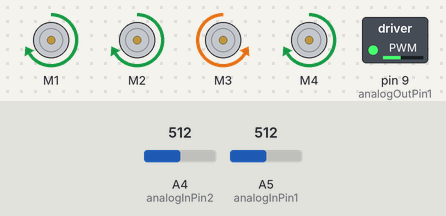
Bench run of a sketch on a simulated Arduino Uno, built with avr-gcc and run on an emulated ATmega328P. Shown: 4 × DC motor (green arrow = forward, orange = backward, longer = faster), switched loads named in the sketch (green lamp = pin HIGH). Inputs (shaded band) come from the test bench; at power-on: A4 (analogInPin2) = 512, A5 (analogInPin1) = 512.

Above: at 1.2 s.
1.3 s: A4 (analogInPin2) set to 716
At 1.7 s:
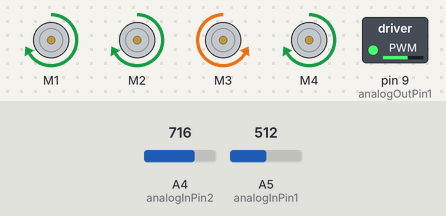
2.8 s: A5 (analogInPin1) set to 185
4.3 s: A5 (analogInPin1) set to 159
At 5.3 s:
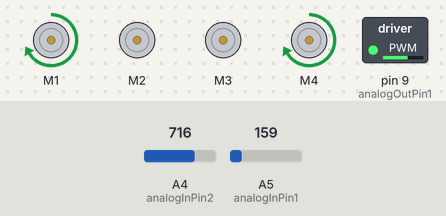
5.8 s: A4 (analogInPin2) set to 900
At 6.6 s:
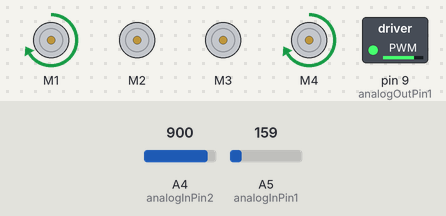
7.3 s: A5 (analogInPin1) set to 306
At 7.7 s:
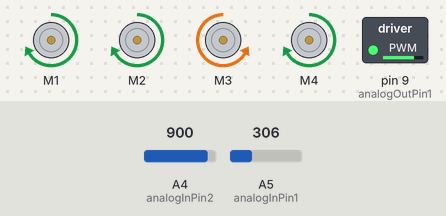
8.8 s: A4 (analogInPin2) set to 122
At 9.3 s:
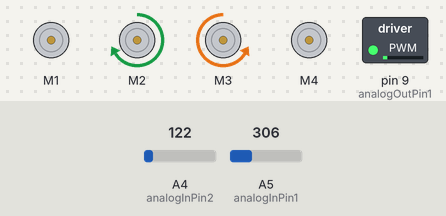
Timing chart, 0 to 11.3 s (numbered marks = the images above; inputs shaded):
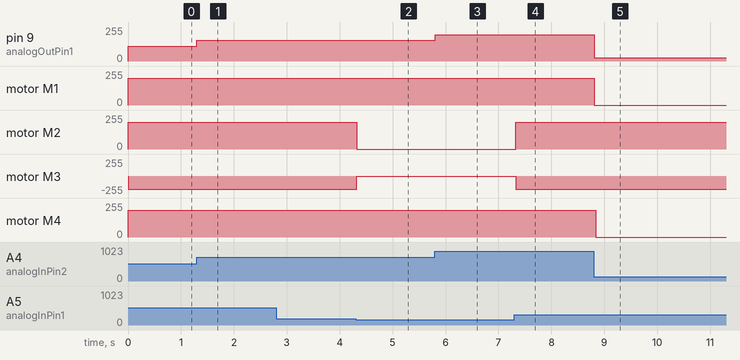

The sketch:

LeftRightMotor.ino
```cpp
#include <AFMotor.h>

AF_DCMotor motor1(1);
AF_DCMotor motor2(2);
AF_DCMotor motor3(3);
AF_DCMotor motor4(4);

const int analogInPin1 = A5;
const int analogOutPin1 = 9;
const int analogInPin2 = A4;
const int analogOutPin2 = 9;

int sensorValue1= 0;
int outputValue1= 0;
int sensorValue2= 0;
int outputValue2= 0;

void setup() {
  Serial.begin(9600);

  motor1.setSpeed(200);
  motor2.setSpeed(200);
  motor3.setSpeed(200);
  motor4.setSpeed(200);

  motor1.run(FORWARD);
  motor2.run(FORWARD);
  motor3.run(BACKWARD);
  motor4.run(FORWARD);

}

void loop() {
  uint8_t i;
  sensorValue1 = analogRead(analogInPin1);
  outputValue1 = map(sensorValue1, 0, 1023, 0, 225);
  analogWrite(analogOutPin1, outputValue1);

  sensorValue2 = analogRead(analogInPin2);
  outputValue2 = map(sensorValue2, 0, 1023, 0, 225);
  analogWrite(analogOutPin2, outputValue2);

  if(outputValue1>=39 && outputValue2>=39)
  {
    motor1.run(FORWARD);
    motor1.setSpeed(200);
    delay(10);

    motor2.run(FORWARD);
    motor2.setSpeed(200);
    delay(10);

    motor3.run(BACKWARD);
    motor3.setSpeed(200);
    delay(10);

    motor4.run(FORWARD);
    motor4.setSpeed(200);
    delay(10);
  }
  else if(outputValue1<=39 && outputValue2>=39)
  {
    motor1.run(FORWARD);
    motor1.setSpeed(200);
    delay(10);

    motor2.run(RELEASE);
    delay(10);

    motor3.run(RELEASE);
    delay(10);

    motor4.run(FORWARD);
    motor4.setSpeed(200);
    delay(10);
  }

  else if(outputValue2<=39 && outputValue1>=39)
  {
    motor1.run(RELEASE);
    delay(10);

    motor2.run(FORWARD);
    motor2.setSpeed(200);
    delay(10);

    motor3.run(BACKWARD);
    motor3.setSpeed(200);
    delay(10);

    motor4.run(RELEASE);
    delay(10);
  }
  else
  {
    motor1.run(RELEASE);
    delay(10);

    motor2.run(RELEASE);
    delay(10);

    motor3.run(RELEASE);
    delay(10);

    motor4.run(RELEASE);
    delay(10);
  }
}
```

Measured:
- the behaviour switches between 178 and 177 on A5 (analogInPin1) (found by bisection; images 1 and 2)
- after the input at 1.3 s, pin 9 (analogOutPin1): 112/255 → 157/255 at once
- after the input at 4.3 s, motor M2: forward 200/255 → stopped at once; motor M3: backward 200/255 → stopped at once
- after the input at 5.8 s, pin 9 (analogOutPin1): 157/255 → 197/255 at once
- after the input at 7.3 s, motor M2: stopped → forward 200/255 at once; motor M3: stopped → backward 200/255 at once
- after the input at 8.8 s, pin 9 (analogOutPin1): 197/255 → 26/255 at once; motor M1, motor M4: forward 200/255 → stopped at once
